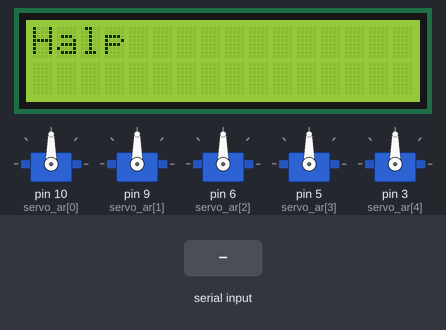
Simulated run of this sketch. Board: Arduino Uno, built with avr-gcc and run on an emulated ATmega328P. Shown: 16×2 character LCD, 5 × servo. The inputs (shaded band) are chosen by the test bench. What the sketch prints to the serial monitor is not drawn.

Above: at 1.2 s.
1.3 s: "1\n" received over Serial
At 2.5 s:
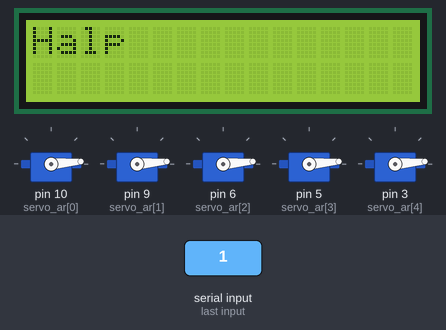
2.8 s: "2\n" received over Serial
At 3.8 s:
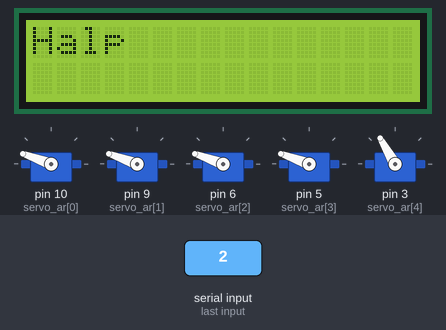
4.3 s: "3\n" received over Serial
At 4.9 s:
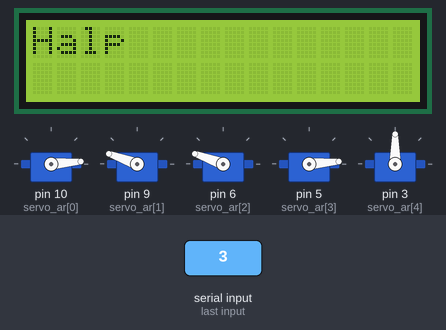
Timing chart, 0 to 7.3 s (numbered marks = the images above; inputs shaded):
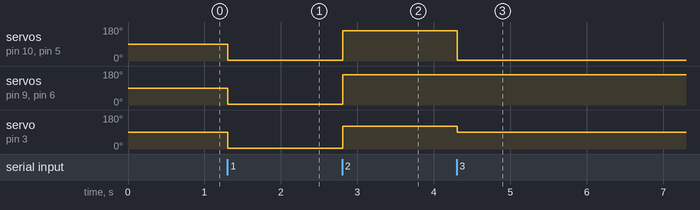

Measured:
- after the input at 1.3 s, servo on pin 10 (servo_ar[0]), servo on pin 9 (servo_ar[1]), servo on pin 6 (servo_ar[2]), servo on pin 5 (servo_ar[3]), servo on pin 3 (servo_ar[4]): 90° → 5° at once
- after the input at 2.8 s, servo on pin 10 (servo_ar[0]), servo on pin 9 (servo_ar[1]), servo on pin 6 (servo_ar[2]), servo on pin 5 (servo_ar[3]): 5° → 160° at once; servo on pin 3 (servo_ar[4]): 5° → 120° at once
- after the input at 4.3 s, servo on pin 10 (servo_ar[0]), servo on pin 5 (servo_ar[3]): 160° → 5° at once; servo on pin 3 (servo_ar[4]): 120° → 90° at once

The sketch:

4_finger.ino
```cpp
// Test for the three different modes of the hand
// Adding LCD to test I2c

#include <Wire.h>
#include <LiquidCrystal_I2C.h>
#include <Servo.h>

Servo middle;
Servo ring;
Servo pinky;
Servo index;
Servo thumb;

int servo_ar[5] = {10,9,6,5,3};
int mode = 0;

LiquidCrystal_I2C lcd(0x27, 16, 2);
void setup() {
  lcd.backlight();
  lcd.init();
  middle.attach(servo_ar[0]);
  ring.attach(servo_ar[1]);
  pinky.attach(servo_ar[2]);
  index.attach(servo_ar[3]);
  thumb.attach(servo_ar[4]);
  Serial.begin(9600);
  Serial.print("YO");
}

void loop() {
  if (Serial.available()){
    int inter = Serial.parseInt();
    if (inter != 0){
      mode = inter;
    }
  }
  lcd.setCursor(0,0);
  lcd.print("Halp");
  changeFunctions(mode);
  Serial.println(mode);
}

//////////////////// Functions

void changeFunctions(int mode){
  if (mode == 1){
    // Nothing happens or paper
    index.write(5);
    middle.write(5);
    ring.write(5);
    pinky.write(5);
    thumb.write(5);
  }

  else if (mode == 2){
    index.write(160);
    middle.write(160);
    ring.write(160);
    pinky.write(160);
    thumb.write(120);
  }

  else if (mode == 3){
    index.write(5);
    middle.write(5);
    ring.write(160);
    pinky.write(160);
    thumb.write(90);
  }
}
```
